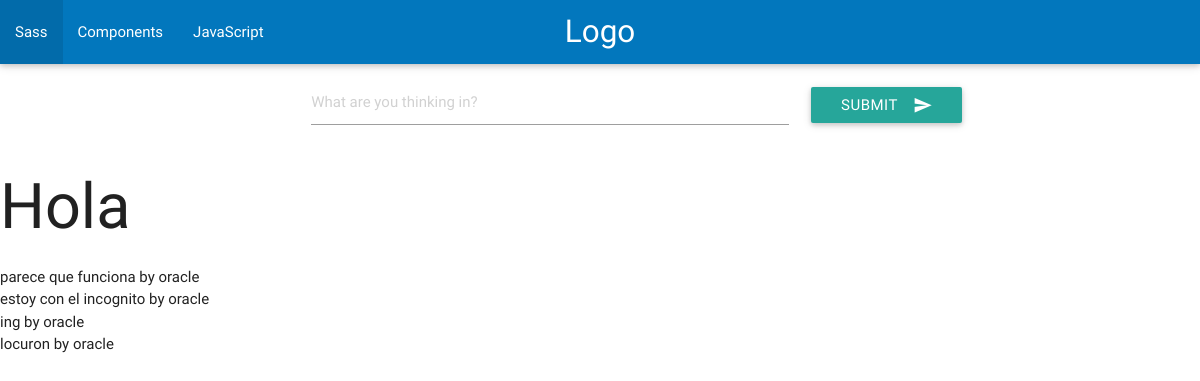
Before: /me/ (signed in) with the older database file.
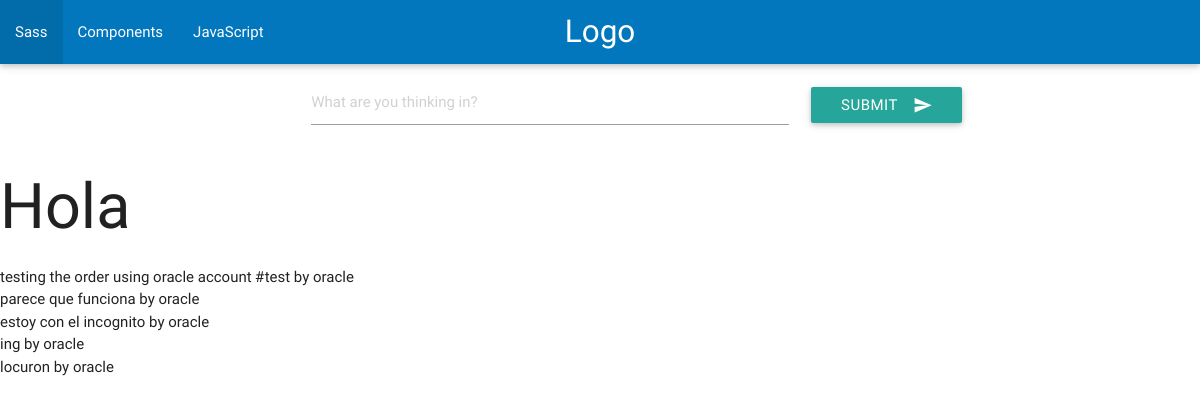
After: the same page with the newer database file.
### social/models.py (models this page shows, shortened)
class Message(models.Model):
    def user_directory_path(instance, filename):
        return 'user_{0}/{1}'.format(instance.author.user.username, filename)
    message = models.CharField(blank=False, max_length=180)
    author = models.ForeignKey(Profile, related_name = "author")
    mentions = models.ManyToManyField(Profile, related_name = "mentions", blank = True)
    hashtag = models.ManyToManyField(Hashtag, blank = True)
    likes = models.IntegerField(blank=True, null=True)
    favorites = models.IntegerField(blank=True, null=True)
    image1 = models.ImageField(upload_to=user_directory_path, blank= True)
    created = models.DateTimeField(auto_now_add=True)
    updated = models.DateTimeField(auto_now=True)
    def __str__(self):
        return self.message + " by " + self.author.user.username

class Profile(models.Model):
    user = models.OneToOneField(User, related_name = "author")
    following = models.ManyToManyField("self", related_name = "following", blank= True)
    followers = models.ManyToManyField("self", related_name = "followers", blank= True)

### social/views.py (the view)
@login_required
def profile(request):
    response = {}
    if request.user.is_authenticated():
        profile = Profile.objects.get(user = request.user)
        messages = Message.objects.all().filter(author = profile).order_by("-pk")
        response["messages"] = messages
    return render_to_response("user/profile.html", response, RequestContext(request))

### social/templates/user/profile.html
{% extends "base.html" %}
{% block main %}
  <h1>Hola</h1>
  <ul>
    {% for message in messages %}
        <li>{{message}}</li>
    {% endfor %}
  </ul>
{% endblock main %}

Changed rows visible on the page:
added Message: message+author "testing the order using oracle account #test by oracle"
